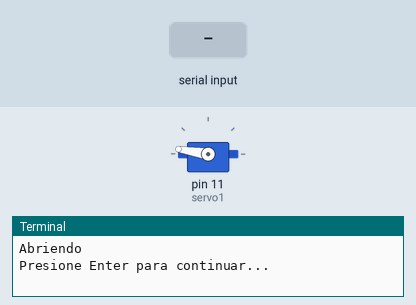
This program was run on a simulated Raspberry Pi (header pin numbers). On the bench: servo, the last lines printed to the terminal. The test bench sets the inputs (shaded band). Servo angles are drawn from the pulse width (0.5 ms = 0°, 2.5 ms = 180°). At 5.3 s the program stops and its outputs stay as they are.

Above: at 3.2 s.
3.3 s: "1" typed at the terminal, then Enter
At 3.7 s:
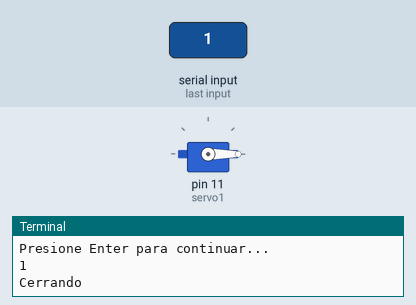
Timing chart, 0 to 6.3 s (numbered marks = the images above; inputs shaded):
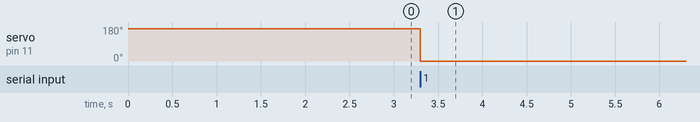

Measured:
- after the input at 3.3 s, servo on pin 11 (servo1): 171° → 0° at once

The program:

MovimientoServoBasico2.py
```python
# Importar las librerías
import RPi.GPIO as GPIO
import time

# Configurar el modo de numeración de pines GPIO
GPIO.setmode(GPIO.BOARD)

# Configurar el pin 11 como una salida, y configurar la
# variable servo1 como pin 11 como PWM

GPIO.setup(11,GPIO.OUT)
servo1 = GPIO.PWM(11,50) # OJO, el número 11 es el pin,
                         # y el 50 es el pulso = 50Hz pulse

#Inicializar el Modulador de Pulsos (PWM) para que empiece
# a correr, pero con el valor inicial de 0 (pulso apagado)

servo1.start(0)
servo1.ChangeDutyCycle(12) # Mueve el servo a 90 grados
time.sleep(2) # Tiempo de espera de 2 segundos

print("Abriendo") # Imprime por pantalla una cadena decaracteres
wait = input("Presione Enter para continuar...")# Asignación de la función input a la variable "wait"
print("Cerrando") # Imprimir por pantalla una cadena de caracteres

servo1.ChangeDutyCycle(2) # Mueve el servo a 0 grados
time.sleep(2) # Tiempo de espera de 2 segundos

servo1.stop() # Detener el servo
GPIO.cleanup() # Limpieza de señales en los pines
```
